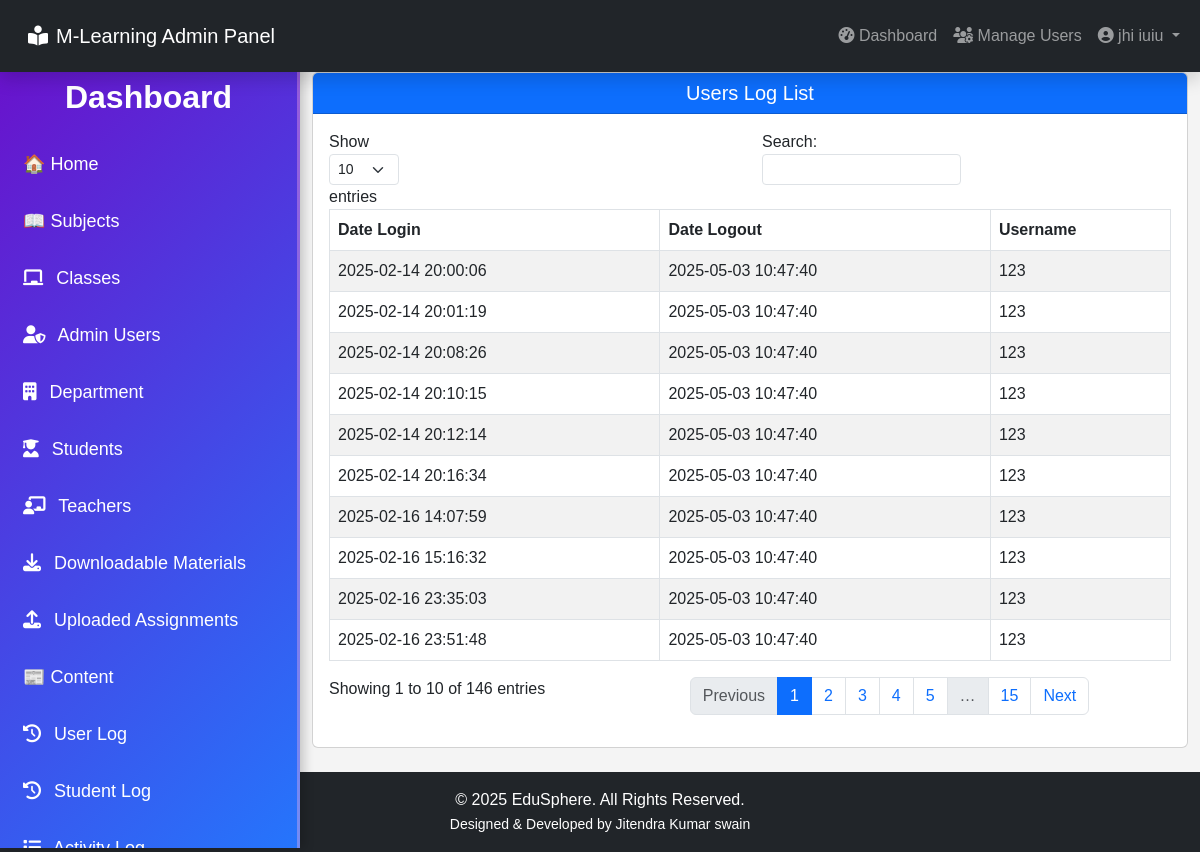
Page /admin/user_log/student_log.php (signed in) on the committed database.
### tables this page shows
CREATE TABLE `users` (
  `user_id` int(11) NOT NULL,
  `username` varchar(100) NOT NULL,
  `password` varchar(100) NOT NULL,
  `firstname` varchar(100) NOT NULL,
  `lastname` varchar(100) NOT NULL,
  `date` varchar(30) NOT NULL DEFAULT current_timestamp()
);

CREATE TABLE `student_log` (
  `student_log_id` int(30) NOT NULL,
  `username` varchar(200) NOT NULL,
  `login_date` varchar(50) NOT NULL,
  `logout_date` varchar(50) NOT NULL,
  `student_id` int(20) NOT NULL
);

### admin/session.php (called while the page is built, shortened)
<?php
$session_id = $_SESSION['id'];
?>

### admin/user_log/student_log.php (the view, shortened to what this page needs)
<?php include('../header.php'); ?>
<?php include('../session.php'); ?>
<body>
    <?php include('../navbar.php'); ?>
    <div class="container-fluid">
        <div class="row mt-4">
            <div class="col-lg-3 col-md-4 d-none d-md-block p-0 mt-5">
                <?php include('../sidebar_dashboard.php'); ?>
            </div>
            <div class="col-lg-9 mt-5">
                <div class="card">
                    <div class="card-header bg-primary text-white text-center">
                        <h5 class="mb-0">Users Log List</h5>
                    </div>
                    <div class="card-body">
                        <div class="table-container">
                            <table id="userLogTable" class="table table-striped table-bordered">
                                <thead>
                                    <tr>
                                        <th>Date Login</th>
                                        <th>Date Logout</th>
                                        <th>Username</th>
                                    </tr>
                                </thead>
                                <tbody>
                                    <?php
                                        $user_query = mysqli_query($conn, "SELECT * FROM student_log ORDER BY student_log_id") or die(mysqli_error());
                                        while ($row = mysqli_fetch_array($user_query)) {
                                    ?>
                                    <tr>
                                        <td><?php echo $row['login_date']; ?></td>
                                        <td><?php echo $row['logout_date']; ?></td>
                                        <td><?php echo $row['username']; ?></td>
                                    </tr>
                                    <?php } ?>
                                </tbody>
                            </table>
                        </div>
                    </div>
                </div>
            </div>
        </div>
    </div>
    <?php include('../footer.php'); ?>
</body>
</html>

### admin/navbar.php (shortened to what this page needs)
<?php
    $query = mysqli_query($conn, "SELECT * FROM users WHERE user_id = '$session_id'") or die(mysqli_error($conn));
    $row = mysqli_fetch_array($query);
?>
<nav class="navbar navbar-expand-lg navbar-dark bg-dark fixed-top shadow">
    <div class="container-fluid">
        <a class="navbar-brand d-flex align-items-center p-lg-3 p-md-3" href="#" onclick="openNav()">
            <h5 class="mb-0"><i class="fas fa-book-reader me-2"></i>M-Learning Admin Panel</h5>
        </a>
        <div class="collapse navbar-collapse justify-content-end" id="navbarNav">
            <ul class="navbar-nav">
                <li class="nav-item">
                    <a class="nav-link" href="../dashboard/dashboard.php">
                        <i class="fas fa-tachometer-alt"></i> Dashboard
                    </a>
                </li>
                <li class="nav-item">
                    <a class="nav-link" href="../user/admin_user.php">
                        <i class="fas fa-users-cog"></i> Manage Users
                    </a>
                </li>
                <li class="nav-item dropdown">
                    <a class="nav-link dropdown-toggle" href="#" id="userDropdown" role="button" data-bs-toggle="dropdown">
                        <i class="fa fa-user-circle"></i> <?php echo $row['firstname']." ".$row['lastname']; ?>
                    </a>
                </li>
            </ul>
        </div>
    </div>
</nav>

### admin/sidebar_dashboard.php (style rules this page uses)
* { margin: 0; padding: 0; box-sizing: border-box; font-family: 'Poppins', sans-serif; }
body { height: 100vh; background: #f4f4f4; }

### rows in the picture
users: firstname "jhi", lastname "iuiu"
student_log: login_date "2025-02-14 20:00:06", logout_date "2025-05-03 10:47:40", username "123"
student_log: login_date "2025-02-14 20:01:19", logout_date "2025-05-03 10:47:40", username "123"
student_log: login_date "2025-02-14 20:08:26", logout_date "2025-05-03 10:47:40", username "123"
student_log: login_date "2025-02-14 20:10:15", logout_date "2025-05-03 10:47:40", username "123"
student_log: login_date "2025-02-14 20:12:14", logout_date "2025-05-03 10:47:40", username "123"
student_log: login_date "2025-02-14 20:16:34", logout_date "2025-05-03 10:47:40", username "123"
student_log: login_date "2025-02-16 14:07:59", logout_date "2025-05-03 10:47:40", username "123"
student_log: login_date "2025-02-16 15:16:32", logout_date "2025-05-03 10:47:40", username "123"
student_log: login_date "2025-02-16 23:35:03", logout_date "2025-05-03 10:47:40", username "123"
student_log: login_date "2025-02-16 23:51:48", logout_date "2025-05-03 10:47:40", username "123"
